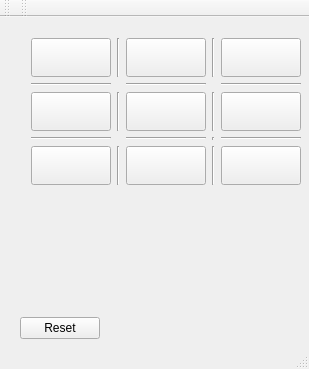
<?xml version="1.0" encoding="UTF-8"?>
<ui version="4.0">
 <class>Window</class>
 <widget class="QMainWindow" name="Window">
  <property name="geometry">
   <rect>
    <x>0</x>
    <y>0</y>
    <width>309</width>
    <height>369</height>
   </rect>
  </property>
  <property name="windowTitle">
   <string>Tick Tack Toe</string>
  </property>
  <widget class="QWidget" name="centralWidget">
   <widget class="QWidget" name="gridLayoutWidget">
    <property name="geometry">
     <rect>
      <x>20</x>
      <y>10</y>
      <width>261</width>
      <height>221</height>
     </rect>
    </property>
    <layout class="QGridLayout" name="gridLayout_3">
     <property name="sizeConstraint">
      <enum>QLayout::SetFixedSize</enum>
     </property>
     <item row="4" column="4">
      <widget class="QPushButton" name="pos22">
       <property name="font">
        <font>
         <pointsize>20</pointsize>
        </font>
       </property>
       <property name="text">
        <string/>
       </property>
      </widget>
     </item>
     <item row="0" column="0">
      <widget class="QPushButton" name="pos00">
       <property name="font">
        <font>
         <pointsize>20</pointsize>
        </font>
       </property>
       <property name="text">
        <string/>
       </property>
      </widget>
     </item>
     <item row="4" column="2">
      <widget class="QPushButton" name="pos21">
       <property name="font">
        <font>
         <pointsize>20</pointsize>
        </font>
       </property>
       <property name="text">
        <string/>
       </property>
      </widget>
     </item>
     <item row="4" column="3">
      <widget class="Line" name="line_12">
       <property name="orientation">
        <enum>Qt::Vertical</enum>
       </property>
      </widget>
     </item>
     <item row="0" column="4">
      <widget class="QPushButton" name="pos02">
       <property name="font">
        <font>
         <pointsize>20</pointsize>
        </font>
       </property>
       <property name="text">
        <string/>
       </property>
      </widget>
     </item>
     <item row="3" column="2">
      <widget class="Line" name="line_9">
       <property name="orientation">
        <enum>Qt::Horizontal</enum>
       </property>
      </widget>
     </item>
     <item row="3" column="3">
      <widget class="Line" name="line_7">
       <property name="orientation">
        <enum>Qt::Vertical</enum>
       </property>
      </widget>
     </item>
     <item row="1" column="4">
      <widget class="Line" name="line_10">
       <property name="orientation">
        <enum>Qt::Horizontal</enum>
       </property>
      </widget>
     </item>
     <item row="2" column="2">
      <widget class="QPushButton" name="pos11">
       <property name="font">
        <font>
         <pointsize>20</pointsize>
        </font>
       </property>
       <property name="text">
        <string/>
       </property>
      </widget>
     </item>
     <item row="1" column="0">
      <widget class="Line" name="line_3">
       <property name="orientation">
        <enum>Qt::Horizontal</enum>
       </property>
      </widget>
     </item>
     <item row="1" column="2">
      <widget class="Line" name="line_4">
       <property name="orientation">
        <enum>Qt::Horizontal</enum>
       </property>
      </widget>
     </item>
     <item row="0" column="2">
      <widget class="QPushButton" name="pos01">
       <property name="font">
        <font>
         <pointsize>20</pointsize>
        </font>
       </property>
       <property name="text">
        <string/>
       </property>
      </widget>
     </item>
     <item row="3" column="4">
      <widget class="Line" name="line_5">
       <property name="orientation">
        <enum>Qt::Horizontal</enum>
       </property>
      </widget>
     </item>
     <item row="0" column="3">
      <widget class="Line" name="line_2">
       <property name="orientation">
        <enum>Qt::Vertical</enum>
       </property>
      </widget>
     </item>
     <item row="2" column="0">
      <widget class="QPushButton" name="pos10">
       <property name="font">
        <font>
         <pointsize>20</pointsize>
        </font>
       </property>
       <property name="text">
        <string/>
       </property>
      </widget>
     </item>
     <item row="2" column="4">
      <widget class="QPushButton" name="pos12">
       <property name="font">
        <font>
         <pointsize>20</pointsize>
        </font>
       </property>
       <property name="text">
        <string/>
       </property>
      </widget>
     </item>
     <item row="4" column="1">
      <widget class="Line" name="line_6">
       <property name="orientation">
        <enum>Qt::Vertical</enum>
       </property>
      </widget>
     </item>
     <item row="2" column="1">
      <widget class="Line" name="line_11">
       <property name="orientation">
        <enum>Qt::Vertical</enum>
       </property>
      </widget>
     </item>
     <item row="4" column="0">
      <widget class="QPushButton" name="pos20">
       <property name="font">
        <font>
         <pointsize>20</pointsize>
        </font>
       </property>
       <property name="text">
        <string/>
       </property>
      </widget>
     </item>
     <item row="0" column="1">
      <widget class="Line" name="line">
       <property name="orientation">
        <enum>Qt::Vertical</enum>
       </property>
      </widget>
     </item>
     <item row="3" column="0">
      <widget class="Line" name="line_8">
       <property name="orientation">
        <enum>Qt::Horizontal</enum>
       </property>
      </widget>
     </item>
     <item row="2" column="3">
      <widget class="Line" name="line_13">
       <property name="orientation">
        <enum>Qt::Vertical</enum>
       </property>
      </widget>
     </item>
    </layout>
   </widget>
   <widget class="QPushButton" name="resetBtn">
    <property name="geometry">
     <rect>
      <x>20</x>
      <y>300</y>
      <width>80</width>
      <height>22</height>
     </rect>
    </property>
    <property name="text">
     <string>Reset</string>
    </property>
   </widget>
   <widget class="QLabel" name="status">
    <property name="geometry">
     <rect>
      <x>150</x>
      <y>300</y>
      <width>131</width>
      <height>21</height>
     </rect>
    </property>
    <property name="font">
     <font>
      <pointsize>13</pointsize>
      <weight>75</weight>
      <bold>true</bold>
     </font>
    </property>
    <property name="text">
     <string/>
    </property>
    <property name="alignment">
     <set>Qt::AlignRight|Qt::AlignTrailing|Qt::AlignVCenter</set>
    </property>
   </widget>
  </widget>
  <widget class="QMenuBar" name="menuBar">
   <property name="geometry">
    <rect>
     <x>0</x>
     <y>0</y>
     <width>309</width>
     <height>19</height>
    </rect>
   </property>
  </widget>
  <widget class="QToolBar" name="mainToolBar">
   <attribute name="toolBarArea">
    <enum>TopToolBarArea</enum>
   </attribute>
   <attribute name="toolBarBreak">
    <bool>false</bool>
   </attribute>
  </widget>
  <widget class="QStatusBar" name="statusBar"/>
  <widget class="QToolBar" name="toolBar">
   <property name="windowTitle">
    <string>toolBar</string>
   </property>
   <attribute name="toolBarArea">
    <enum>TopToolBarArea</enum>
   </attribute>
   <attribute name="toolBarBreak">
    <bool>false</bool>
   </attribute>
  </widget>
 </widget>
 <layoutdefault spacing="6" margin="11"/>
 <resources/>
 <connections/>
</ui>
